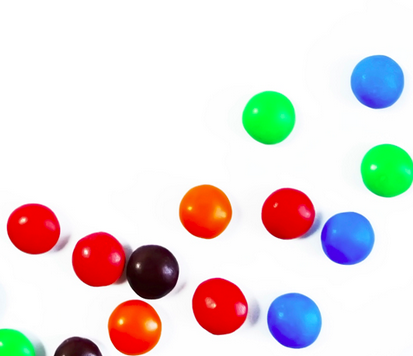
#> input picture resources/smarties.png, 413 x 356 px
$ python 01-basic.py
#> lines starting #> are read from the running program, lines starting #| are printed output that depends on the picture; after the words box and inside, x2 and y2 are one past the last pixel; in counts of white or black regions, pixels touching at a corner belong together
### my-modules/autoCV.py
"""
`Github: <https://github.com/ajinzrathod/>`
+--------------------------------+
| Make sure ``cv2`` is installed |
+--------------------------------+

Import Module::

  >>> import autoCV


`Resize Image`
Resize Image: autoCV.resizeImg(img, width, height)
-----------------------------------------------
Resize image with default Ratio::

  >>> img = autoCV.resizeImg(img)

Resize image with custom Ratio::

  >>> img = autoCV.resizeImg(img, width, height)


`Detect Objects`
To Detect Shapes: autoCV.detectObject.drawShapes(contours, realImg, name=False)
-------------------------------------------------------------------------------
Show Shapes::

  >>> autoCV.detectObject.drawShapes(contours, realImg)

Draw Shapes and Name Them::

  >>> autoCV.detectObject.drawShapes(contours, realImg, name=True)

Checking if contour is circle or not::

  >>> autoCV.detectObject.isCircle(cnt, realImg)


`Auto Canny Edges`
Find Edges using Canny: autoCV.autoCanny(img, sigma)
----------------------------------------------------
Find Edges::

  >>> img = autoCV.autoCanny(img)

Find edge with Sigma::

  >>> img = autoCV.autoCanny(img, sigma)


`Find And Draw Contours`
Find And Draw Contours: findAndDrawContours(edgedImg,
                                             originalImg
                                             color=(255, 255, 255
                                             thickness=2
                                             area=500):
-------------------------------------------------------
Drawing Contours::

  >>> img = autoCV.findAndDrawContours(edgedImg, originalImg)

Drawing Contours with custom settings::

  >>> img = autoCV.findAndDrawContours(edgedImg, originalImg,
                                      color, thickness, area)

"""

try:
    import cv2
    import numpy as np
    from math import sqrt
except ModuleNotFoundError as e:
    print("ModuleNotFoundError:", e)
    # raise


# [38 lines left out: function resizeImg, not called in this run]


def autoCanny(image, sigma=0.33, retTh=False):
    """
    autoCanny(img, sigma=0.33) -> Image with Edges and threshold values
    |   @brief: Finds edges of Image
    |
    |
    |   Parameters Explained
    |   -------------------
    |   @param(1) image: inputs a image
    |   @param(2) sigma value (optional) [Default: 0.33]
    |   @param(3) Returns the value of threshold used in Canny if set True
    |             (optional)[Default: False]
    |
    |
    |   Return Value
    |   ------------
    |   Returns a edged Image and threshold values
    """

    # compute the median of the single channel pixel intensities
    v = np.median(image)
    std = np.std(image)

    # apply automatic Canny edge detection using the computed median
    lower = int(max(0, (1.0 - sigma) * v) - (std * .75))
    upper = int(min(255, (1.0 + sigma) * v) + std)

    edged = cv2.Canny(image, lower, upper)

    # return the edged image
    if retTh:
        return edged, lower, upper
    else:
        return edged


# [48 lines left out: function findAndDrawContours, not called in this run]


class detectObject:
    """
    This is a Class that detectObjects.
    To detect Shapes use::

      >>> autoCV.detectObject.drawShapes(contours, realImg,
                                         color=(255, 255, 255),
                                         thickness=4,
                                         minArea=500,
                                         name=False,
                                         fontScale=.75)

    To detect Circle use::

     >>> autoCV.detectObject.isCircle(cnt, realImg)

    """
    def __init__(self):
        print("Init called")

    def findShapes():
        print("Find Shapes called")

    # [256 lines left out: functions stdFourSides, isCircle, drawShapes, not called in this run]

# [2 lines that do not run on import are left out]

### Shapes-detection/01-basic.py
import cv2 as cv
import autoCV


path = ("../resources/smarties.png")

realImg = cv.imread(path)
#> realImg is the input picture: shape (356, 413, 3); mean B, G, R 219.1, 220.4, 228.9

img = cv.cvtColor(realImg, cv.COLOR_BGR2GRAY)
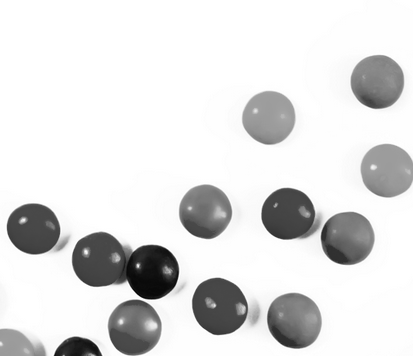
#> img: shape (356, 413); min 4, max 255, mean 222.8

img = cv.GaussianBlur(img, (5, 5), cv.BORDER_REPLICATE)

img = autoCV.autoCanny(img)
#> in autoCanny, `v = np.median(image)`: v = 254
#> in autoCanny, `std = np.std(image)`: std = 62.69
#> in autoCanny, `lower = int(max(0, (1.0 - sigma) * v) - (std * .75))`: lower = 123
#> in autoCanny, `upper = int(min(255, (1.0 + sigma) * v) + std)`: upper = 317
#> in autoCanny, `edged = cv2.Canny(image, lower, upper)`:
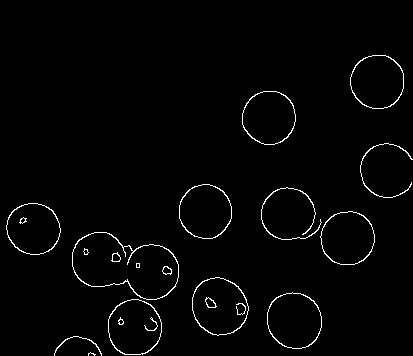
#> edged: shape (356, 413); 1.8% white in thin lines or dots, all inside (x1, y1, x2, y2) = (6, 55, 413, 356)

minArea = 50

# contours = autoCV.findAndDrawContours(img, realImg, (255, 255, 255), 3, minArea)

contours, _ = cv.findContours(img, 0, 1)
#> contours = 13 contours, 1 with area under 20; largest, box (x1, y1, x2, y2) and area: (72, 232, 179, 300) 4824, (192, 277, 249, 336) 2494, (267, 292, 322, 349) 2406, (108, 299, 162, 355) 2352, (350, 55, 404, 109) 2270

#> (the run stopped early here; a loop or call above may not have finished)

$ run again, with resources/cards.png copied over resources/smarties.png
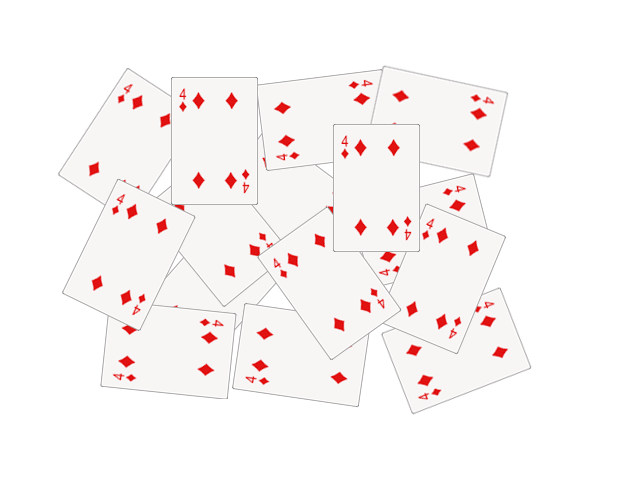
#> input picture resources/cards.png, 640 x 480 px
#> realImg is the input picture: shape (480, 640, 3); mean B, G, R 245.8, 245.8, 250.7
#> `img = cv.cvtColor(realImg, cv.COLOR_BGR2GRAY)`:
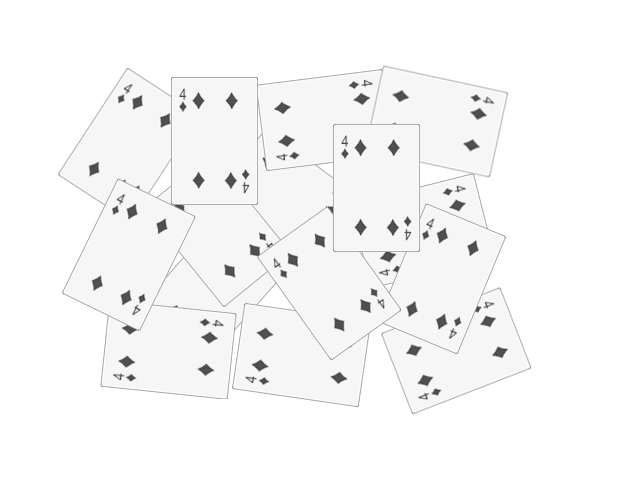
#> img: shape (480, 640); min 67, max 255, mean 247.3
#> v = 255
#> std = 20.43
#> lower = 155
#> upper = 275
#> in autoCanny, `edged = cv2.Canny(image, lower, upper)`:
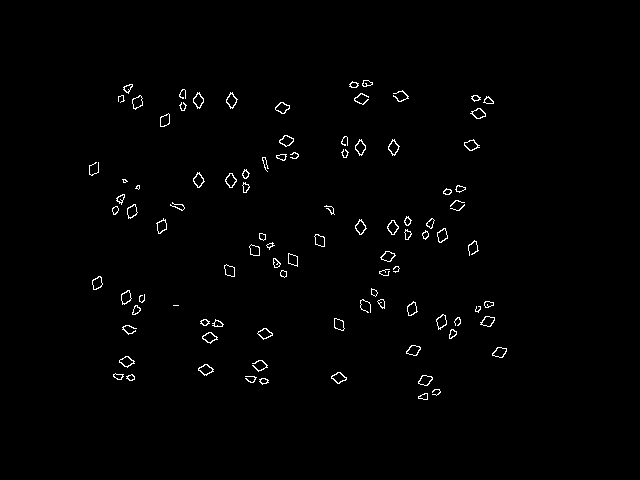
#> edged: shape (480, 640); 1.1% white in thin lines or dots, all inside (x1, y1, x2, y2) = (89, 80, 507, 400)
#> contours = 95 contours, 28 with area under 20; largest, box (x1, y1, x2, y2) and area: (331, 372, 347, 384) 101, (388, 139, 400, 156) 101, (279, 135, 294, 147) 101, (275, 102, 290, 114) 101, (226, 92, 238, 109) 101
